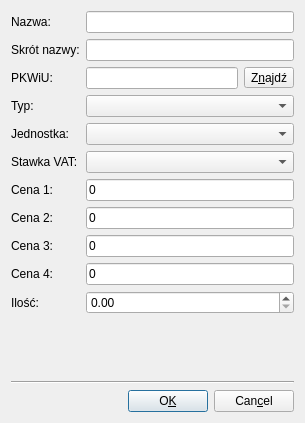
<?xml version="1.0" encoding="UTF-8"?>
<ui version="4.0">
 <class>CommodityDialog</class>
 <widget class="QDialog" name="CommodityDialog">
  <property name="geometry">
   <rect>
    <x>0</x>
    <y>0</y>
    <width>305</width>
    <height>423</height>
   </rect>
  </property>
  <property name="windowTitle">
   <string>Dodaj towar</string>
  </property>
  <layout class="QVBoxLayout" name="verticalLayout">
   <item>
    <layout class="QFormLayout" name="formLayout">
     <property name="fieldGrowthPolicy">
      <enum>QFormLayout::AllNonFixedFieldsGrow</enum>
     </property>
     <item row="0" column="0">
      <widget class="QLabel" name="labelName">
       <property name="text">
        <string>Nazwa:</string>
       </property>
       <property name="wordWrap">
        <bool>false</bool>
       </property>
       <property name="buddy">
        <cstring>lineEditName</cstring>
       </property>
      </widget>
     </item>
     <item row="0" column="1">
      <widget class="QLineEdit" name="lineEditName">
       <property name="maxLength">
        <number>75</number>
       </property>
      </widget>
     </item>
     <item row="1" column="0">
      <widget class="QLabel" name="labelAbbreviation">
       <property name="text">
        <string>Skrót nazwy:</string>
       </property>
       <property name="wordWrap">
        <bool>false</bool>
       </property>
       <property name="buddy">
        <cstring>lineEditAbbreviation</cstring>
       </property>
      </widget>
     </item>
     <item row="1" column="1">
      <widget class="QLineEdit" name="lineEditAbbreviation">
       <property name="text">
        <string/>
       </property>
       <property name="maxLength">
        <number>25</number>
       </property>
      </widget>
     </item>
     <item row="2" column="0">
      <widget class="QLabel" name="labelPKWIU">
       <property name="text">
        <string>PKWiU:</string>
       </property>
       <property name="wordWrap">
        <bool>false</bool>
       </property>
       <property name="buddy">
        <cstring>lineEditPKWIU</cstring>
       </property>
      </widget>
     </item>
     <item row="2" column="1">
      <layout class="QHBoxLayout" name="horizontalLayout">
       <item>
        <widget class="QLineEdit" name="lineEditPKWIU">
         <property name="maxLength">
          <number>20</number>
         </property>
        </widget>
       </item>
       <item>
        <widget class="QToolButton" name="toolButtonPKWIU">
         <property name="text">
          <string>Z&amp;najdź</string>
         </property>
         <property name="shortcut">
          <string>Alt+N</string>
         </property>
        </widget>
       </item>
      </layout>
     </item>
     <item row="3" column="0">
      <widget class="QLabel" name="labelType">
       <property name="text">
        <string>Typ:</string>
       </property>
       <property name="wordWrap">
        <bool>false</bool>
       </property>
       <property name="buddy">
        <cstring>comboBoxType</cstring>
       </property>
      </widget>
     </item>
     <item row="3" column="1">
      <widget class="QComboBox" name="comboBoxType"/>
     </item>
     <item row="4" column="0">
      <widget class="QLabel" name="labelMeasureUnit">
       <property name="text">
        <string>Jednostka:</string>
       </property>
       <property name="wordWrap">
        <bool>false</bool>
       </property>
       <property name="buddy">
        <cstring>comboBoxMeasureUnit</cstring>
       </property>
      </widget>
     </item>
     <item row="4" column="1">
      <widget class="QComboBox" name="comboBoxMeasureUnit"/>
     </item>
     <item row="5" column="0">
      <widget class="QLabel" name="labelVAT">
       <property name="text">
        <string>Stawka VAT:</string>
       </property>
       <property name="wordWrap">
        <bool>false</bool>
       </property>
      </widget>
     </item>
     <item row="5" column="1">
      <widget class="ComboBoxCurrentTextRW" name="comboBoxVat"/>
     </item>
     <item row="6" column="0">
      <widget class="QLabel" name="labelNet1">
       <property name="text">
        <string>Cena 1:</string>
       </property>
       <property name="wordWrap">
        <bool>false</bool>
       </property>
       <property name="buddy">
        <cstring>lineEditNet1</cstring>
       </property>
      </widget>
     </item>
     <item row="6" column="1">
      <widget class="QLineEdit" name="lineEditNet1">
       <property name="text">
        <string>0</string>
       </property>
      </widget>
     </item>
     <item row="7" column="0">
      <widget class="QLabel" name="labelNet2">
       <property name="text">
        <string>Cena 2:</string>
       </property>
       <property name="wordWrap">
        <bool>false</bool>
       </property>
       <property name="buddy">
        <cstring>lineEditNet2</cstring>
       </property>
      </widget>
     </item>
     <item row="7" column="1">
      <widget class="QLineEdit" name="lineEditNet2">
       <property name="text">
        <string>0</string>
       </property>
      </widget>
     </item>
     <item row="8" column="0">
      <widget class="QLabel" name="labelNet3">
       <property name="text">
        <string>Cena 3:</string>
       </property>
       <property name="wordWrap">
        <bool>false</bool>
       </property>
       <property name="buddy">
        <cstring>lineEditNet3</cstring>
       </property>
      </widget>
     </item>
     <item row="8" column="1">
      <widget class="QLineEdit" name="lineEditNet3">
       <property name="text">
        <string>0</string>
       </property>
      </widget>
     </item>
     <item row="9" column="0">
      <widget class="QLabel" name="labelNet4">
       <property name="text">
        <string>Cena 4:</string>
       </property>
       <property name="wordWrap">
        <bool>false</bool>
       </property>
       <property name="buddy">
        <cstring>lineEditNet4</cstring>
       </property>
      </widget>
     </item>
     <item row="9" column="1">
      <widget class="QLineEdit" name="lineEditNet4">
       <property name="text">
        <string>0</string>
       </property>
      </widget>
     </item>
     <item row="10" column="0">
      <widget class="QLabel" name="labelQuantity">
       <property name="text">
        <string>Ilość:</string>
       </property>
      </widget>
     </item>
     <item row="10" column="1">
      <widget class="QDoubleSpinBox" name="doubleSpinBoxQuantity">
       <property name="prefix">
        <string/>
       </property>
       <property name="maximum">
        <double>999999.989999999990687</double>
       </property>
      </widget>
     </item>
    </layout>
   </item>
   <item>
    <widget class="Line" name="lineMain">
     <property name="frameShape">
      <enum>QFrame::HLine</enum>
     </property>
     <property name="frameShadow">
      <enum>QFrame::Sunken</enum>
     </property>
    </widget>
   </item>
   <item>
    <layout class="QHBoxLayout" name="hBoxLayoutButtons">
     <item>
      <spacer name="spacerButton">
       <property name="orientation">
        <enum>Qt::Horizontal</enum>
       </property>
       <property name="sizeType">
        <enum>QSizePolicy::Expanding</enum>
       </property>
       <property name="sizeHint" stdset="0">
        <size>
         <width>40</width>
         <height>20</height>
        </size>
       </property>
      </spacer>
     </item>
     <item>
      <widget class="QPushButton" name="pushButtonOK">
       <property name="text">
        <string>O&amp;K</string>
       </property>
       <property name="shortcut">
        <string>Alt+K</string>
       </property>
      </widget>
     </item>
     <item>
      <widget class="QPushButton" name="pushButtonCancel">
       <property name="text">
        <string>Can&amp;cel</string>
       </property>
       <property name="shortcut">
        <string>Alt+C</string>
       </property>
      </widget>
     </item>
    </layout>
   </item>
  </layout>
 </widget>
 <layoutdefault spacing="6" margin="11"/>
 <pixmapfunction>qPixmapFromMimeSource</pixmapfunction>
 <customwidgets>
  <customwidget>
   <class>ComboBoxCurrentTextRW</class>
   <extends>QComboBox</extends>
   <header>ComboBoxCurrentTextRW.h</header>
  </customwidget>
 </customwidgets>
 <tabstops>
  <tabstop>lineEditName</tabstop>
  <tabstop>lineEditAbbreviation</tabstop>
  <tabstop>lineEditPKWIU</tabstop>
  <tabstop>toolButtonPKWIU</tabstop>
  <tabstop>comboBoxType</tabstop>
  <tabstop>comboBoxMeasureUnit</tabstop>
  <tabstop>lineEditNet1</tabstop>
  <tabstop>lineEditNet2</tabstop>
  <tabstop>lineEditNet3</tabstop>
  <tabstop>lineEditNet4</tabstop>
  <tabstop>pushButtonOK</tabstop>
  <tabstop>pushButtonCancel</tabstop>
 </tabstops>
 <resources/>
 <connections/>
</ui>
